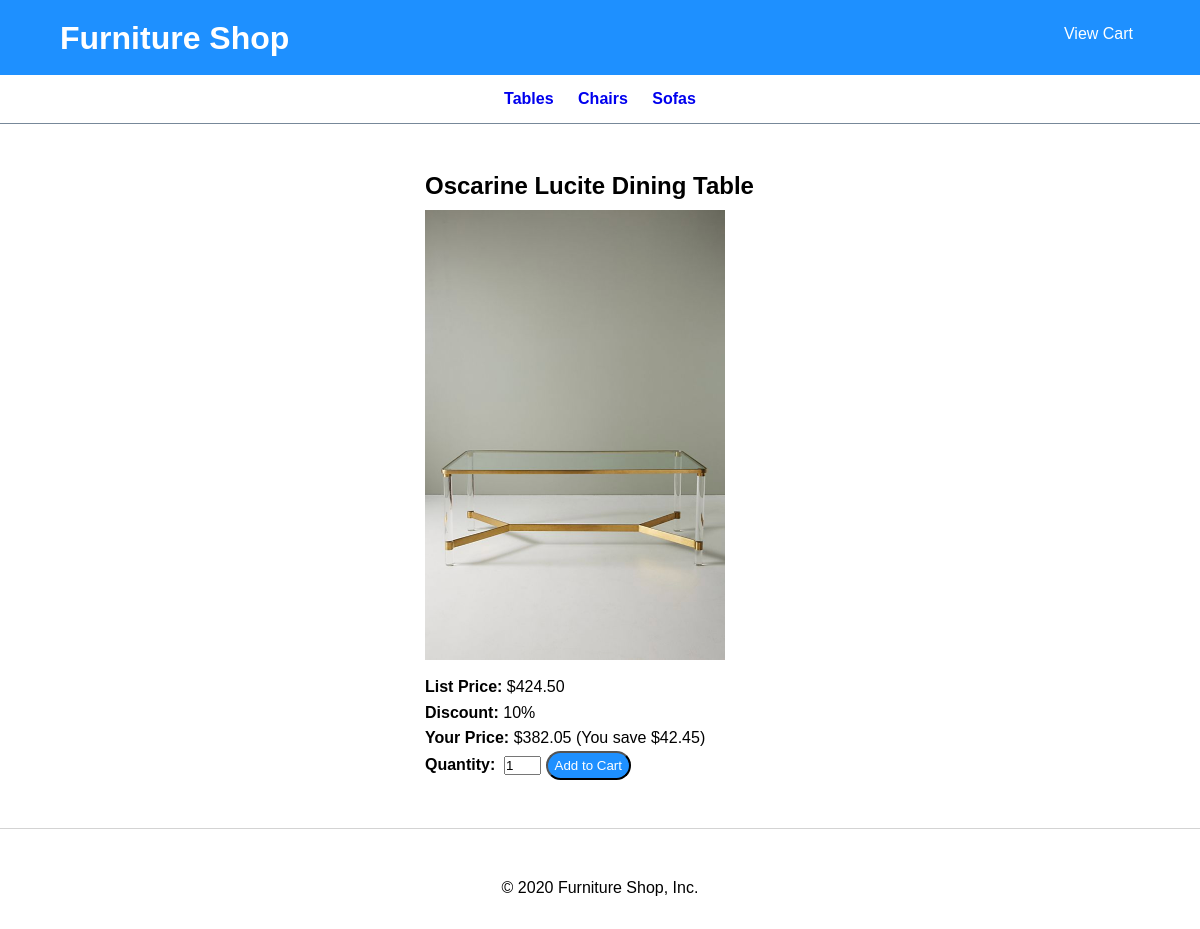
/?action=view_product&product_id=3, run on the app's committed database.
### tables this page shows
CREATE TABLE categories (
  categoryID       INT(11)        NOT NULL   AUTO_INCREMENT,
  categoryName     VARCHAR(255)   NOT NULL,
  PRIMARY KEY (categoryID)
);

CREATE TABLE products (
  productID        INT(11)        NOT NULL   AUTO_INCREMENT,
  categoryID       INT(11)        NOT NULL,
  productCode      VARCHAR(10)    NOT NULL   UNIQUE,
  productName      VARCHAR(255)   NOT NULL,
  listPrice        DECIMAL(10,2)  NOT NULL,
  PRIMARY KEY (productID)
);

### model/category_db.php (called while the page is built, shortened)
<?php
function get_categories() {
    global $db;
    $query = 'SELECT * FROM categories
              ORDER BY categoryID';
    $statement = $db->prepare($query);
    $statement->execute();
    $categories = $statement->fetchAll();
    return $categories;
}
?>

### model/product_db.php (called while the page is built, shortened)
<?php
function get_product($product_id) {
    global $db;
    $query = 'SELECT * FROM products
              WHERE productID = :product_id';
    $statement = $db->prepare($query);
    $statement->bindValue(":product_id", $product_id);
    $statement->execute();
    $product = $statement->fetch();
    return $product;
}
?>

### view/product_view.php (the view, shortened to what this page needs)
<?php include 'header.php'; ?>
<main>
    <section class="product-view">
        <h1><?php echo $name; ?></h1>
        <div class="product-container">
            <a id="prodview-img">
                <img src="<?php echo $image_filename; ?>"alt="<?php echo $image_alt; ?>" />
            </a>
            <div id="right_column">
                <p><b>List Price:</b> $<?php echo $list_price; ?></p>
                <p><b>Discount:</b> <?php echo $discount_percent; ?>%</p>
                <p><b>Your Price:</b> $<?php echo $unit_price_f; ?>
                    (You save $<?php echo $discount_amount_f; ?>)</p>
                <form action="./cart" method="get" id="add_to_cart_form">
                    <b>Quantity:</b>&nbsp;
                    <input type="text" name="quantity" value="1" size="2" />
                    <input class="btn" type="submit" value="Add to Cart" />
                </form>
            </div>
        </div>
    </section>
</main>
<?php include 'footer.php'; ?>

### view/header.php (shortened to what this page needs)
<!DOCTYPE html>
<html>
<head>
    <link href="/ecommerce/main.css" rel="stylesheet" type="text/css">
</head>
<body>
<header class="header-container">
    <h1 class="shop-title">Furniture Shop</h1>
    <div class="cart-btn">
            <a href="./cart">View Cart</a>
    </div>
</header>
<aside class="nav-bar">
    <nav>
        <ul class="cat-list">
            <?php foreach($categories as $category) : ?>
            <li>
                <a href="?category_id=<?php echo $category['categoryID']; ?>">
                    <?php echo $category['categoryName']; ?>
                </a>
            </li>
            <?php endforeach; ?>
        </ul>
    </nav>
</aside>

### main.css (style rules this page uses)
*, *::after, *::before { margin: 0; padding: 0; box-sizing: inherit; }
body { font-family: Arial, Helvetica, sans-serif; font-size: 1rem; }
a { text-decoration: none; }
li { list-style: none; }
.btn { background-color: dodgerblue; color: white; padding: 5px 7px; border-radius: 25px; }
header.header-container { width: 100%; height: 75px; background-color: dodgerblue; color: white; }
h1.shop-title { display: inline-block; float: left; position: relative; top: 50%; left: 5%; transform: translateY(-50%); }
.cat-list li { display: inline-block; padding: 5px 10px; font-weight: bold; }
aside.nav-bar { padding: 10px 0 10px 0; border-bottom: 1px solid lightslategrey; }
ul.cat-list { text-align: center; }
main { width: 91%; margin: 0 auto; margin-top: 3rem; margin-bottom: 3rem; }
.cart-btn { float: right; position: relative; top: 25px; right: 5%; }
.cart-btn a { color: white; padding: 5px 7px; border-radius: 25px; }
section.product-view { width: 350px; margin: 0 auto; }
.product-view h1 { padding-bottom: 10px; }
.product-view #right_column { padding-top: 10px; line-height: 1.6; }
.product-view img { width: 300px; }

### data on the page
categories: categoryName "Tables"
categories: categoryName "Chairs"
categories: categoryName "Sofas"
products: productName "Oscarine Lucite Dining Table", productCode (picture), listPrice "424.50", listPrice "382.05", listPrice "42.45"

### other printed values
$discount_percent "10"
